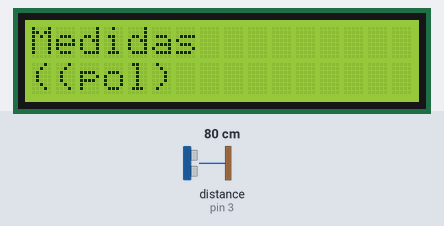
The sketch below on a simulated Arduino Uno, built with avr-gcc and run on an emulated ATmega328P. On the bench: 16×2 character LCD. The test bench sets the inputs (shaded band); at power-on: distance to the obstacle (sensor on pin 3) 80 cm. The echo pulse lasts 58.3 µs per cm; what the sketch prints to the serial monitor is not drawn.

Above: at 3.2 s.
3.3 s: distance to the obstacle (sensor on pin 3) set to 18 cm
6.3 s: distance to the obstacle (sensor on pin 3) set to 250 cm
At 7.3 s:
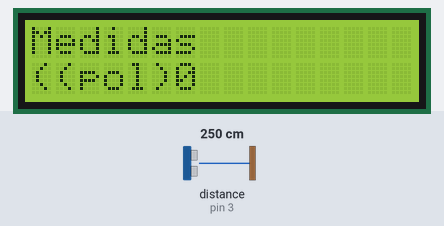
9.3 s: distance to the obstacle (sensor on pin 3) set to 299 cm
At 9.7 s:
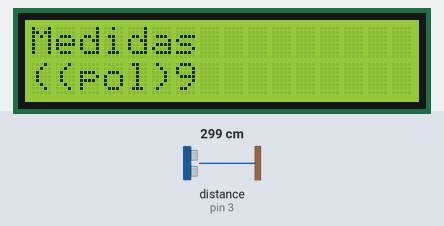
10.8 s: distance to the obstacle (sensor on pin 3) set to 9 cm
At 12.2 s:
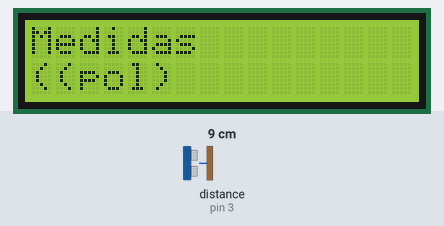
13.8 s: distance to the obstacle (sensor on pin 3) set to 250 cm
At 14.3 s:
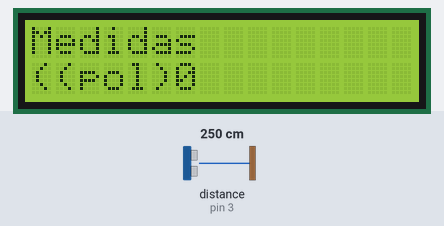
16.8 s: distance to the obstacle (sensor on pin 3) set to 2 cm
At 17.3 s:
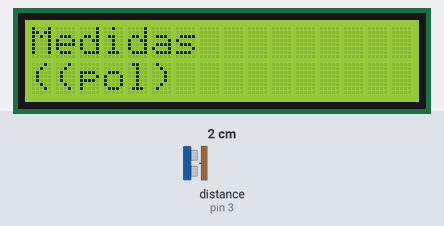
Timing chart, 0 to 19.3 s (numbered marks = the images above; inputs shaded):
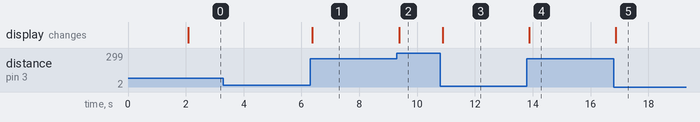

Measured:
- after the input at 3.3 s, every drawn part: stays the same
- after the input at 6.3 s, the display: changes after 0.08 s (image 1)
- after the input at 9.3 s, the display: changes after 0.08 s (image 2)
- after the input at 10.8 s, the display: changes after 0.08 s (image 3)
- after the input at 13.8 s, the display: changes after 0.08 s (image 4)
- after the input at 16.8 s, the display: changes after 0.06 s (image 5)

The sketch:

Medidor_de_distancia.ino
```cpp
#include <SoftwareSerial.h>
#include <LiquidCrystal.h>
LiquidCrystal lcd(8,9,10,11,12,13);//13,12,11,10,9,8);//
#include <Ultrasonic.h>
#define pino_trigger 2
#define pino_echo 3

//Inicializa o sensor nos pinos definidos acima
Ultrasonic ultrasonic(pino_trigger, pino_echo);


void setup() {
lcd.begin(16, 2);
Serial.begin(9600);

lcd.setCursor(0,0);
lcd.print ("HEXEN TECHNOLOGY");
lcd.setCursor(1,0);
lcd.print ("GROUP");
delay (2000);
}

void loop() {

float cmMsec, inMsec;
long microsec = ultrasonic.timing();

  cmMsec = ultrasonic.convert(microsec, Ultrasonic::CM);
  inMsec = ultrasonic.convert(microsec, Ultrasonic::IN);

lcd.clear();
lcd.setCursor(0,0);
lcd.print ("Medidas ");
lcd.setCursor(0,9);
lcd.print (cmMsec);
lcd.setCursor(0,12);
lcd.print ("(cm)");
lcd.setCursor(1,9);
lcd.print (cmMsec);
lcd.setCursor(1,11);
lcd.print ("(pol)");


Serial.print("Medidas: ");
Serial.print(cmMsec);
Serial.println(" (cm)");

delay (50);
}
```
